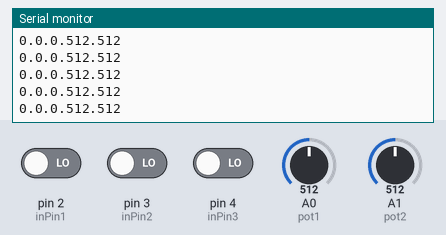
Bench run of a sketch on a simulated Arduino Uno, built with avr-gcc and run on an emulated ATmega328P. On the bench: the last lines printed to the serial monitor. The test bench sets the inputs (shaded band); at power-on: A0 (pot1) = 512, A1 (pot2) = 512, pin 2 (inPin1) LOW, pin 3 (inPin2) LOW, pin 4 (inPin3) LOW.

Above: at 1.2 s.
1.3 s: A0 (pot1) set to 716
At 1.32 s:
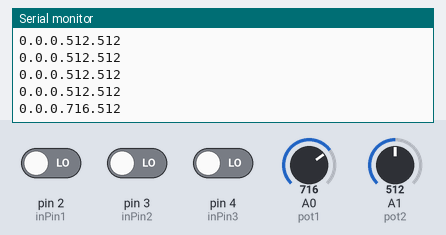
2.8 s: A1 (pot2) set to 716
At 2.83 s:
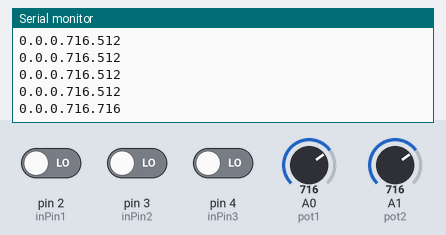
4.3 s: pin 2 (inPin1) driven HIGH
At 4.34 s:
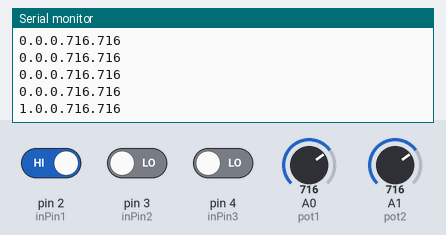
5.8 s: pin 3 (inPin2) driven HIGH
At 5.85 s:
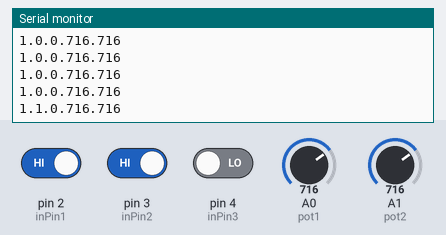
7.3 s: pin 4 (inPin3) driven HIGH
At 7.36 s:
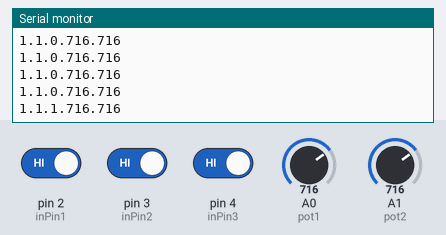
8.8 s: A0 (pot1) set to 900
At 8.87 s:
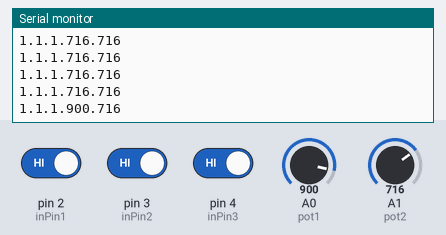
Timing chart, 0 to 11.3 s (numbered marks = the images above; inputs shaded):
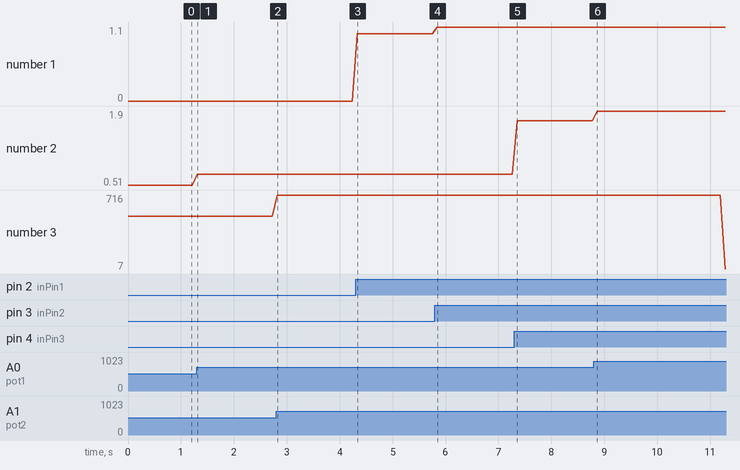

The sketch:

sendToP5.ino
```cpp
int inPin1 = 2;
int inPin2 = 3;
int inPin3 = 4;
//int inPin4 = 5;
int pot1 = A0;
int pot2 = A1;

int cVal1 = 0;
int cVal2 = 0;
int cVal3 = 0;
//int cVal4 = 0;
int cPotVal1 = 0;
int cPotVal2 = 0;

int val1 = 0;
int val2 = 0;
int val3 = 0;
//int val4 = 0;
int potVal1 = 0;
int potVal2 = 0;

void setup() {
  pinMode(inPin1, INPUT);
  pinMode(inPin2, INPUT);
  pinMode(inPin3, INPUT);
  //  pinMode(inPin4, INPUT);

  Serial.begin(9600);
}

void loop() {
  val1 = digitalRead(inPin1);
  val2 = digitalRead(inPin2);
  val3 = digitalRead(inPin3);
  //  val4 = digitalRead(inPin4);

  potVal1 = analogRead(pot1);
  potVal2 = analogRead(pot2);
  //potVal != cPotVal

  Serial.print(val1);
  Serial.print(".");
  Serial.print(val2);
  Serial.print(".");
  Serial.print(val3);
  //  Serial.print(".");
  //  Serial.print(val4);
  Serial.print(".");
  Serial.print(potVal1);
  Serial.print(".");
  if (potVal2 > 10) {
    Serial.println(potVal2);
  } else if (potVal2 <= 10) {
    Serial.println("0");
  }

  delay(100);
}
```

Measured:
- after the input at 1.3 s, the serial monitor: prints a new line at once (image 1)
- after the input at 2.8 s, the serial monitor: prints a new line at once (image 2)
- after the input at 4.3 s, the serial monitor: prints a new line at once (image 3)
- after the input at 5.8 s, the serial monitor: prints a new line after 0.05 s (image 4)
- after the input at 7.3 s, the serial monitor: prints a new line after 0.06 s (image 5)
- after the input at 8.8 s, the serial monitor: prints a new line after 0.07 s (image 6)
- plotted number 1: 0 → 1 after the input at 4.3 s, 1 → 1.1 after the input at 5.8 s
- plotted number 2: 0.51 → 0.72 after the input at 1.3 s, 0.72 → 1.72 after the input at 7.3 s, 1.72 → 1.9 after the input at 8.8 s
